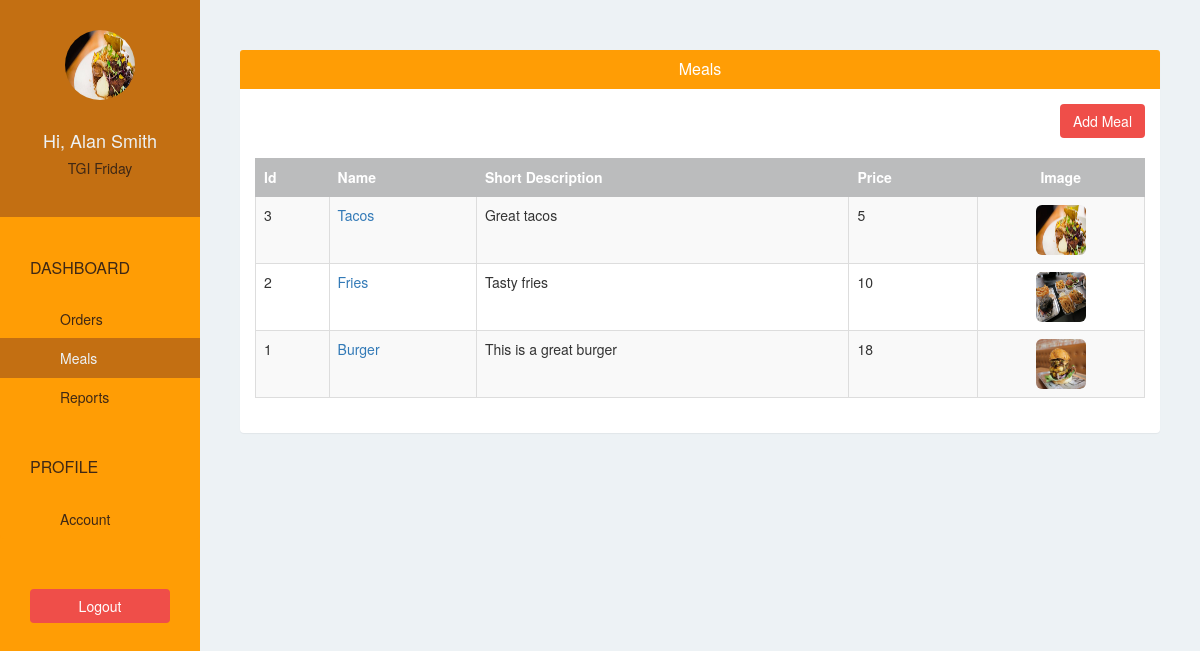
Screenshot of /restaurant/meal/ (signed in) with the database file from the repository.
### willylistapp/models.py (models this page shows, shortened)
class Restaurant(models.Model):
    user = models.OneToOneField(User, on_delete=models.CASCADE, related_name='restaurant')
    name = models.CharField(max_length=500)
    phone = models.CharField(max_length=500)
    address = models.CharField(max_length=500)
    logo = models.ImageField(upload_to='restaurant_logo/', blank=False)

class Meal(models.Model):
    restaurant = models.ForeignKey(Restaurant) # ForeignKey: one to many relationship
    name = models.CharField(max_length=500)
    short_description = models.CharField(max_length=500)
    image = models.ImageField(upload_to='meal_images/', blank=False)
    price = models.IntegerField(default=0)

### willylistapp/views.py (the view)
# urls.py: url(r'^restaurant/meal/$', views.restaurant_meal, name = 'restaurant-meal'),
@login_required(login_url='/restaurant/sign-in/')
def restaurant_meal(request):
    meals = Meal.objects.filter(restaurant = request.user.restaurant).order_by("-id")
    return render(request, 'restaurant/meal.html', {"meals": meals})

### willylistapp/templates/restaurant/meal.html
{% extends 'restaurant/base.html' %}
{% block page %}
    <div class="panel">
        <div class="panel-heading bg-blue">
            <h4 class="panel-title text-center text-white">Meals</h4>
        </div>
        <div class="panel-body">
            <div class="text-right">
                <a href="{% url 'restaurant-add-meal' %}" class="btn btn-pink">Add Meal</a>
                <br/>
                <br/>
            </div>
            <table class="table table-bordered table-hover table-striped">
                <thead>
                  <tr class="bg-gray text-white">
                    <th>Id</th>
                    <th>Name</th>
                    <th>Short Description</th>
                    <th>Price</th>
                    <th class="text-center">Image</th>
                  </tr>
                </thead>
                <tbody>
                    {% for meal in meals %}
                        <tr>
                          <td scope="row">{{ meal.id }}</td>
                          <td><a href="{% url 'restaurant-edit-meal' meal.id %}">{{ meal.name }}</a></td>
                          <td>{{ meal.short_description }}</td>
                          <td>{{ meal.price }}</td>
                          <td class="text-center"><img class="img-rounded"
                              src="{{ MEDIA_URL }}{{ meal.image }}" width="50" height="50"></td>
                        </tr>
                    {% endfor %}
                </tbody>
            </table>
        </div>
    </div>
{% endblock %}

### willylistapp/templates/restaurant/base.html (shortened to what this page needs)
{% extends 'base.html' %}
{% block sidebar %}
    {% url 'restaurant-order' as restaurant_order_url %}
    {% url 'restaurant-meal' as restaurant_meal_url %}
    {% url 'restaurant-report' as restaurant_report_url %}
    {% url 'restaurant-account' as restaurant_account_url %}
    <div class="text-center">
      <img class="img-circle" src="{{ MEDIA_URL }}{{ request.user.restaurant.logo }}"
          width="70" height="70" />
      <br/>
      <br/>
      <h4>Hi, {{ request.user.get_full_name }}</h4>
      <h5>{{ request.user.restaurant.name }}</h5>
    </div>
    <div class="list-group">
      <span class="text-uppercase">Dashboard</span>
      <a href="{% url 'restaurant-order' %}"
          class="list-group-item {% if request.path == restaurant_order_url %} active {% endif %} ">
          Orders
        </a>
      <a href="{% url 'restaurant-meal' %}"
          class="list-group-item {% if request.path == restaurant_meal_url %} active {% endif %} ">Meals</a>
      <a href="{% url 'restaurant-report' %}"
          class="list-group-item {% if request.path == restaurant_report_url %} active {% endif %} ">Reports</a>
      <span class="text-uppercase">Profile</span>
      <a href="{% url 'restaurant-account' %}"
          class="list-group-item {% if request.path == restaurant_account_url %} active {% endif %} ">Account</a>
    </div>
    <div class="text-center">
      <a href="{% url 'restaurant-sign-out' %}?next={{ request.path }}"
          class="btn btn-pink">Logout</a>
    </div>
{% endblock %}

### willylistapp/static/css/style.css (style rules this page uses)
body { padding-top: 50px; background-color: #EDF2F5; overflow: auto; }
.bg-blue { background-color: #FF9D05; }
.bg-gray { background-color: #BBBCBD; }
.text-white { color: white; }
.btn-pink { color: white; background-color: #ef4e49; }
.sidebar > div:first-child { padding: 30px 10px; font-weight: bold; font-size: 15px; background-color: #C36F12; }
.sidebar > div:first-child > h4 { color: #EDF2F5; }
.sidebar > div:first-child > h5 { color: #3F2815; }
.sidebar .list-group { padding: 0; background-color: #FF9D05; }
.sidebar .list-group > span { color: #3F2815; display: block; margin-top: 20px; padding: 20px 30px; font-size: 16px; font-weight: 300; }
.sidebar .list-group .list-group-item, .sidebar .list-group .list-group-item:focus { background-color: #FF9D05; color: #3F2815; border: 0; padding-left: 60px; padding-right: 30px; }
.sidebar .list-group .list-group-item.active, .sidebar .list-group .list-group-item:hover { background-color: #C36F12; color: #EDF2F5; }
.sidebar > div:last-child { padding: 30px; }
.sidebar > div:last-child .btn { width: 100%; }
.content .panel { border: none; }
.table > thead > tr > th, .table > thead > tr > td { vertical-align: middle; }
.table, .table > thead > tr > th { border-color: #BBBCBD; }

### rows the page displays
Meal: id "3", name "Tacos", short_description "Great tacos", price "5", image (picture)
Meal: id "2", name "Fries", short_description "Tasty fries", price "10", image (picture)
Meal: id "1", name "Burger", short_description "This is a great burger", price "18", image (picture)

### other values shown
{{ request.user.get_full_name }} "Alan Smith"
{{ request.user.restaurant.name }} "TGI Friday"
